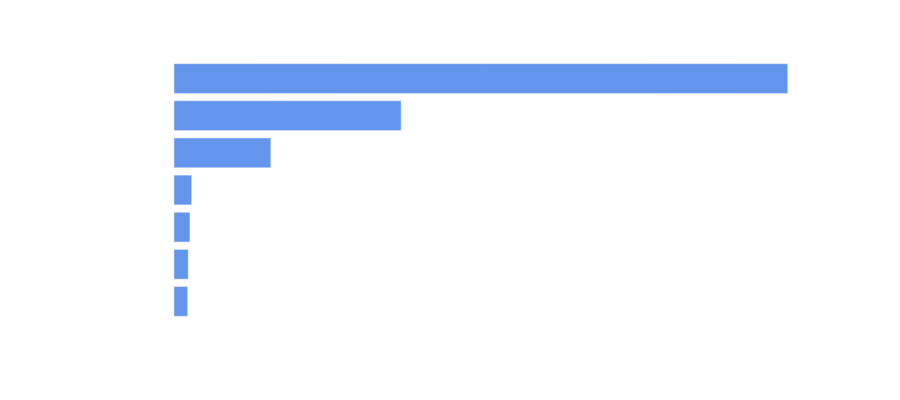

This figure's notebook cell:
### Code cell
# Graph showing the feature importance of the top 7 features
fig = px.bar(
    x=importances[indices],
    y=features,
    orientation='h',
    labels={'x': 'Feature Importance', 'y': 'Features'},
    color_discrete_sequence=['cornflowerblue']  # Set bar color to blue
)

# Update layout to make the chart smaller and set black background
fig.update_layout(
    height=400, 
    width=900, 
    title_text='Feature Importance (Random Forest)',
    **cfg.PLOTLY_LAYOUT_CONFIG
)

# Plot the graph
fig.show()

### Figure 1 — Plotly figure (JSON) as saved in the notebook; plotly's stock layout.template omitted (floating-point values rounded to 4 significant figures)
{"data": [{"alignmentgroup": "True", "hovertemplate": "Feature Importance=%{x}<br>Features=%{y}<extra></extra>", "legendgroup": "", "marker": {"color": "cornflowerblue", "pattern": {"shape": ""}}, "name": "", "offsetgroup": "", "orientation": "h", "showlegend": false, "textposition": "auto", "type": "bar", "x": [0.01271, 0.0132, 0.01481, 0.01639, 0.09008, 0.2114, 0.5711], "xaxis": "x", "y": ["total_day_minutes", "n_sms", "total_eve_minutes", "total_eve_calls", "customer_service_rating", "customer_happiness", "customer_service_calls"], "yaxis": "y"}], "layout": {"barmode": "relative", "font": {"color": "white"}, "height": 400, "legend": {"tracegroupgap": 0}, "margin": {"t": 60}, "paper_bgcolor": "rgba(0,0,0,0)", "plot_bgcolor": "rgba(0,0,0,0)", "title": {"text": "Feature Importance (Random Forest)"}, "width": 900, "xaxis": {"anchor": "y", "domain": [0, 1], "title": {"text": "Feature Importance"}}, "yaxis": {"anchor": "x", "domain": [0, 1], "title": {"text": "Features"}}}}
